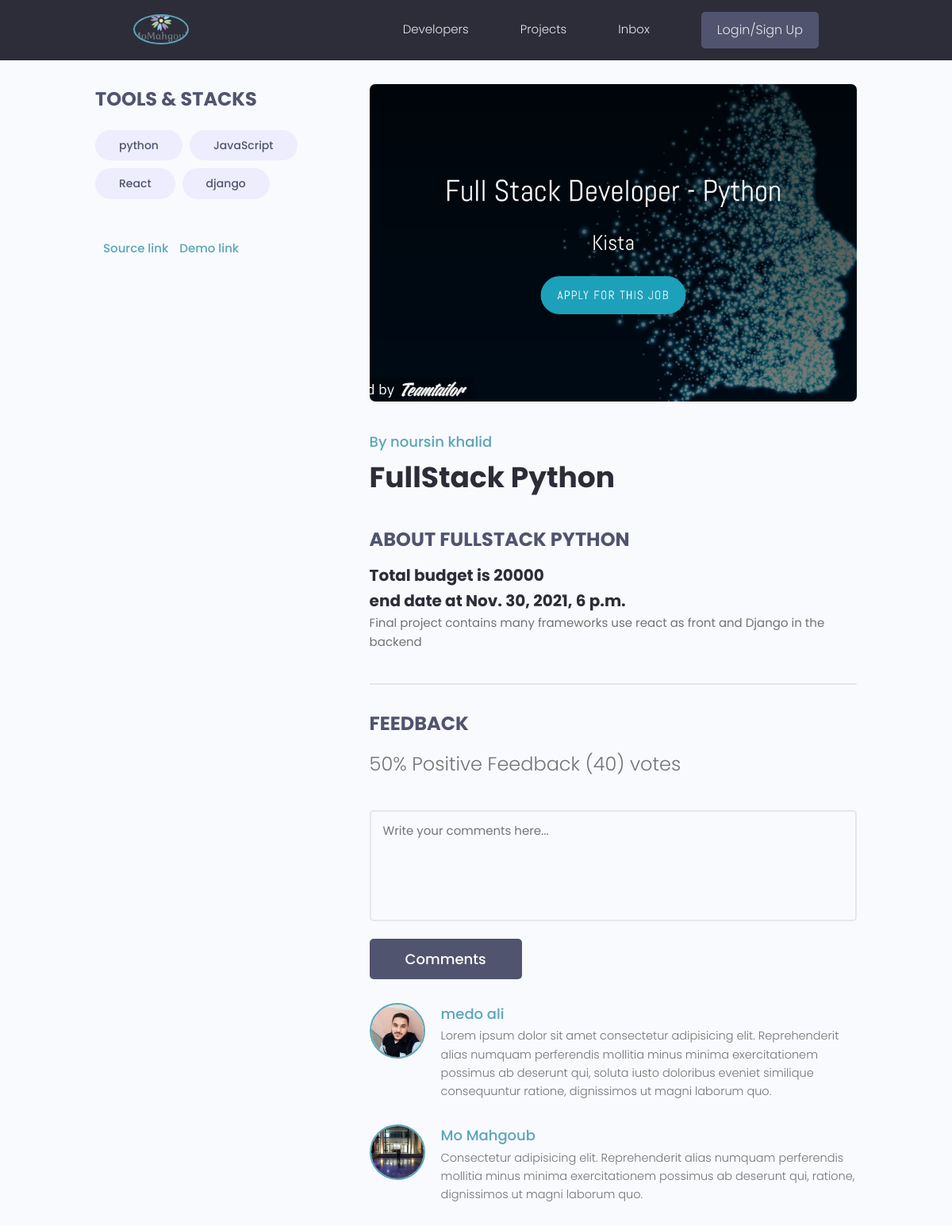
/projects/singleproject/f9dc2671-a412-4102-86bb-79012bfff540/, run on an earlier commit of the app's database.
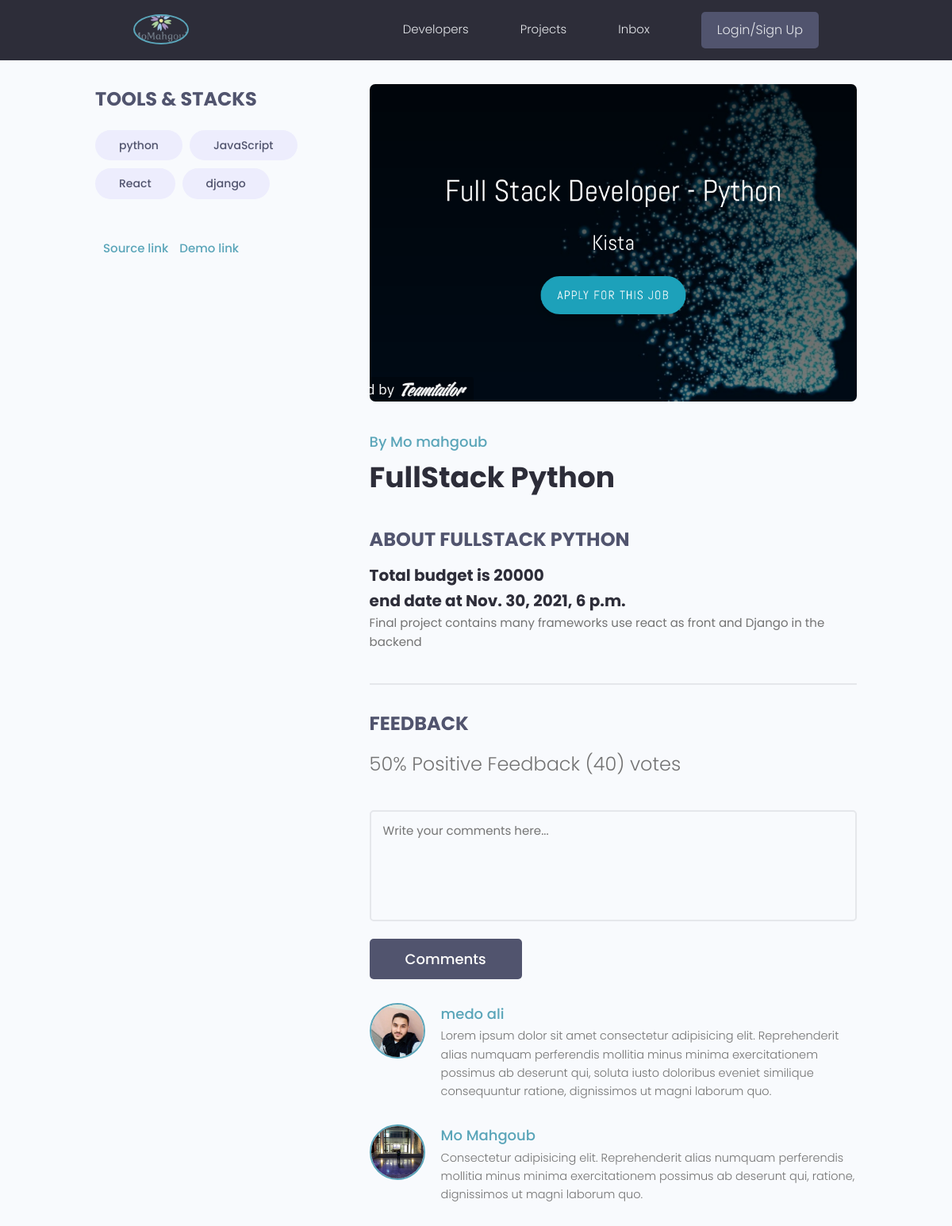
And on a later commit of the database.
### projects/models.py (models this page shows, shortened)
class Project(models.Model):
    owner = models.ForeignKey(Profile, null=True, on_delete=models.SET_NULL)
    title = models.CharField(max_length=200)
    description = models.TextField(null=True, blank=True)
    featured_image = models.ImageField(
        null=True, blank=True, default="default.jpg")
    demo_link = models.CharField(max_length=500, null=True, blank=True)
    source_link = models.CharField(max_length=500, null=True, blank=True)
    total_budget = models.IntegerField(default=250000, null=True, blank=True)
    tags = models.ManyToManyField('Tag', blank=True)
    vote_total = models.IntegerField(default=0, null=True, blank=True)
    vote_ratio = models.IntegerField(default=0, null=True, blank=True)
    end_date = models.DateTimeField(null=True, blank=True)
    created = models.DateTimeField(auto_now_add=True)
    id = models.UUIDField(default=uuid.uuid4, unique=True,
                          primary_key=True, editable=False)

### users/models.py (models this page shows, shortened)
class Profile(models.Model):
    user = models.OneToOneField(
        User, on_delete=models.CASCADE, null=True, blank=True)
    name = models.CharField(max_length=140, blank=True, null=True)
    email = models.EmailField(max_length=100, blank=True, null=True)
    username = models.CharField(max_length=140, blank=True, null=True)
    phone = PhoneNumberField(max_length=12, null=True,
                             blank=True, unique=True)
    head_line = models.CharField(max_length=300, blank=True, null=True)
    bio = models.TextField(blank=True, null=True)
    profile_image = models.ImageField(
        null=True, blank=True, upload_to="profiles/", default="profiles/user-default.png")
    social_github = models.CharField(max_length=200, blank=False, null=True)
    social_linkedIn = models.CharField(max_length=200, blank=False, null=True)
    social_stackOverflow = models.CharField(
        max_length=200, blank=True, null=False)
    social_website = models.CharField(max_length=200, blank=True, null=False)
    social_twitter = models.CharField(max_length=200, blank=True, null=False)
    created = models.DateTimeField(auto_now_add=True)
    location = models.OneToOneField(
        'Location', blank=True, null=True, on_delete=models.SET_NULL)
    id = models.UUIDField(default=uuid.uuid4, unique=True,
                          primary_key=True, editable=False)

### projects/views.py (the view)
# urls.py: path('singleproject/<str:pk>/', views.singleproject, name="project"),
def singleproject(request, pk):
    proObj = Project.objects.get(id=pk)
    tags = proObj.tags.all()
    context = {'project': proObj, 'tags': tags}
    return render(request, 'projects/single-project.html', context)

### projects/models.py (called while the page is built)
    def __str__(self):
        return self.name

### projects/templates/projects/single-project.html (shortened to what the changed rows need)
{% extends 'main.html' %}
{% load static %}
{% block content %}
<main class="singleProject my-md">
    <div class="container">
        <div class="layout">
            <div class="column column--2of3">
                <img class="singleProject__preview" src="{{project.featured_image.url}}" alt="portfolio thumbnail" />
                <a href="{% url 'account' %}" class="singleProject__developer">By {{project.owner.name}}</a>
                <h2 class="singleProject__title"> {{project.title}}</h2>
                <h3 class="singleProject__subtitle">About {{project.title}}</h3>
                <h5 class="project__title">Total budget is {{project.total_budget}}</h5>
                <h5 class="project__title"> end date at {{project.end_date}}</h5>
                <div class="singleProject__info">
                    {{project.description}}
                </div>
                <div class="comments">
                    <h3 class="singleProject__subtitle">Feedback</h3>
                    <h5 class="project--rating">
                        {{project.vote_ratio}}% Positive Feedback ({{project.vote_total}})
                        vote{{project.vote_total|pluralize:'s'}}
                    </h5>
                    <form class="form" action="#" method="POST">
                        <div class="form__field">
                        </div>
                        <input class="btn btn--sub btn--lg" type="submit" value="Comments" />
                    </form>
                    <div class="commentList">
                        <div class="comment">
                        </div>
                        <div class="comment">
                        </div>
                    </div>
                </div>
            </div>
        </div>
    </div>
</main>
{% endblock content %}

What changed in the data, as far as the page shows it:
changed Project "FullStack Python": owner.name "noursin khalid" → "Mo mahgoub"
